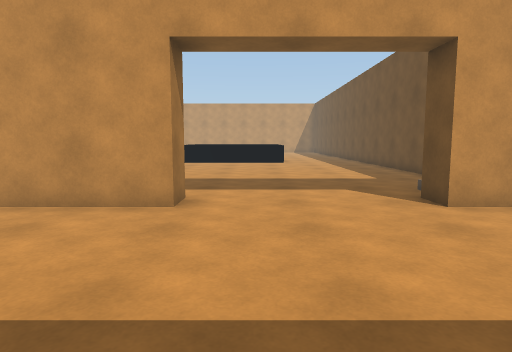
View 1 (above)

23 first-person views from a walk through a scene from a Unity 3-D project. The camera is 1.2 m above the floor, tilts 6° down and sees 75° across. The floor is counted in squares, 1 m on a side. Each view is taken from the middle of a square. On the plan, view 1 faces up. The plan holds only what a view shows up to about 14 squares ahead; the rest is blank. The place goes on beyond the plan. The player is left out. Some animated figures are not drawn. Door leaves are left out, so doorways stand open.

View 2
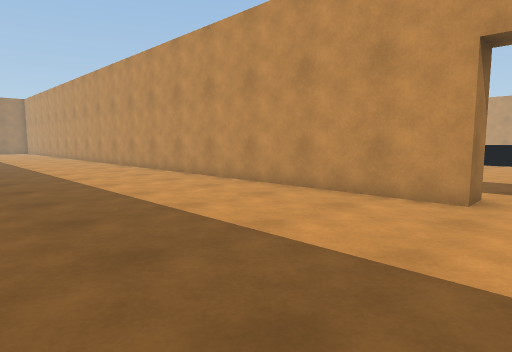

View 3
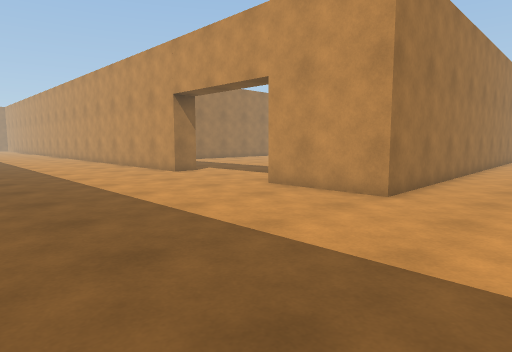

View 4
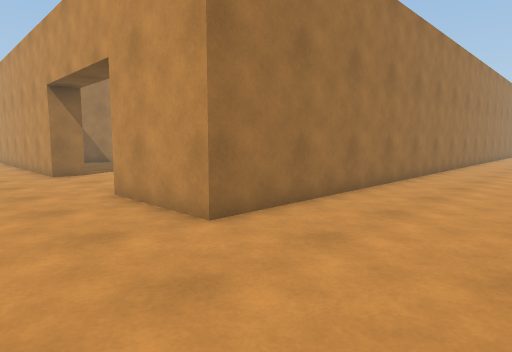

View 5
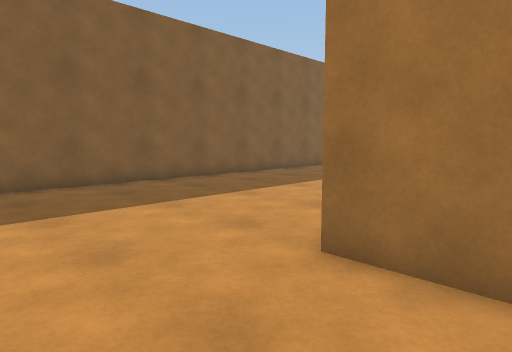

View 6
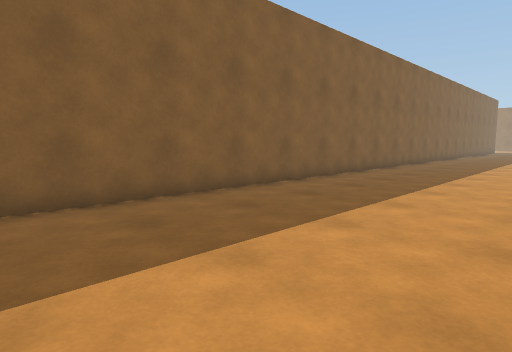

View 7
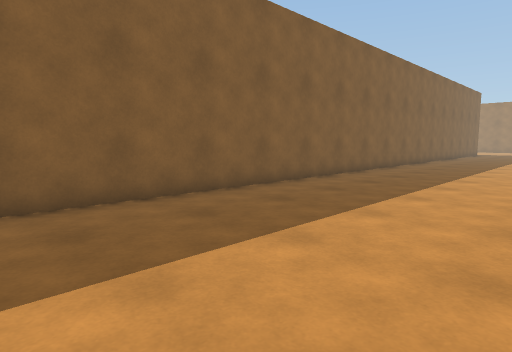

View 8
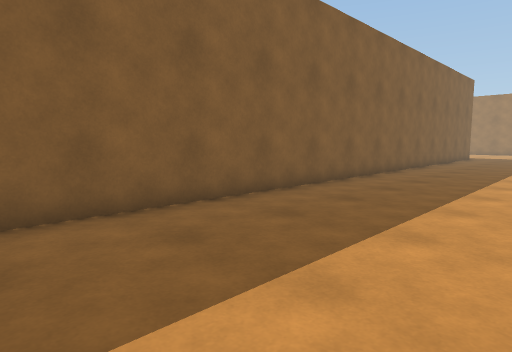

View 9
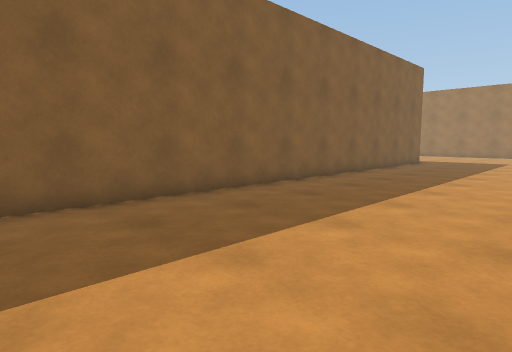

View 10
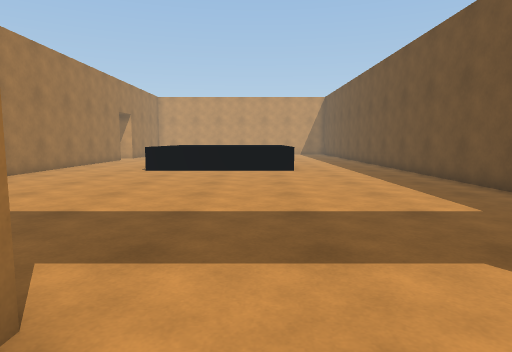

View 11
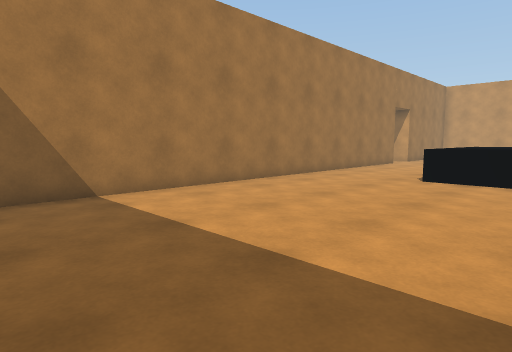

View 12
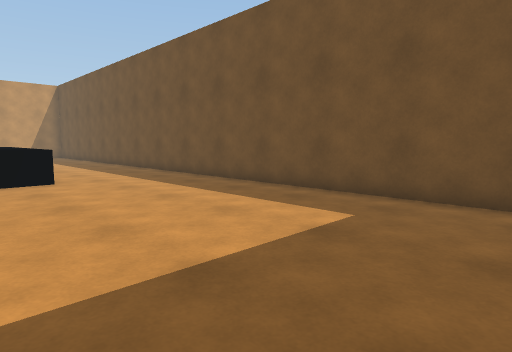

View 13
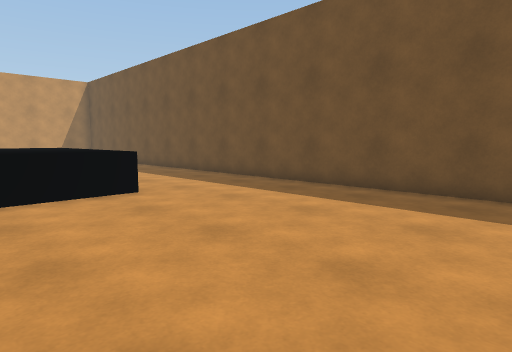

View 14
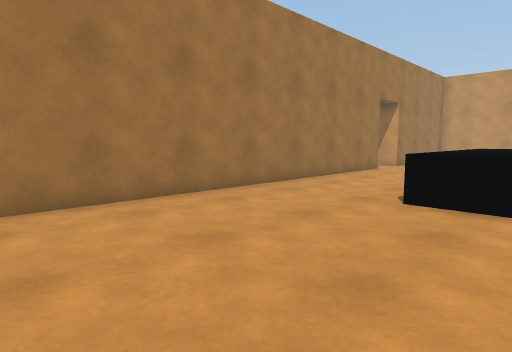

View 15
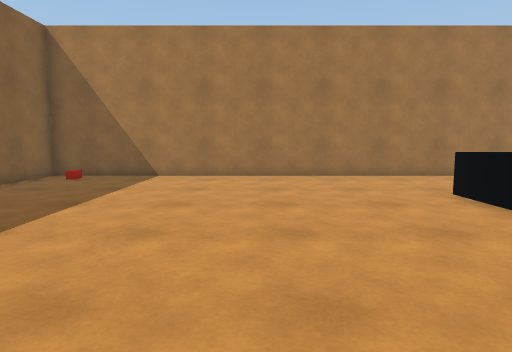

View 16
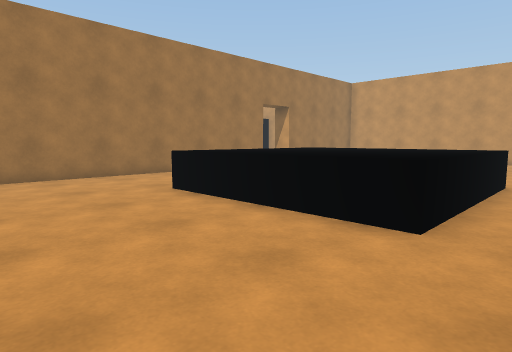

View 17
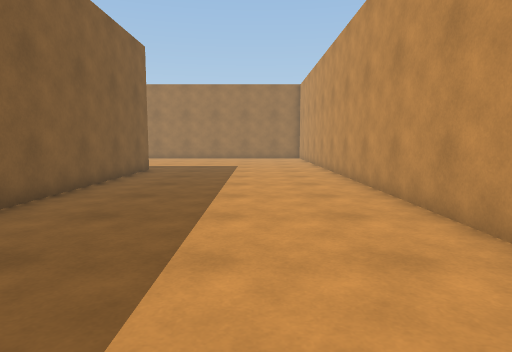

View 18
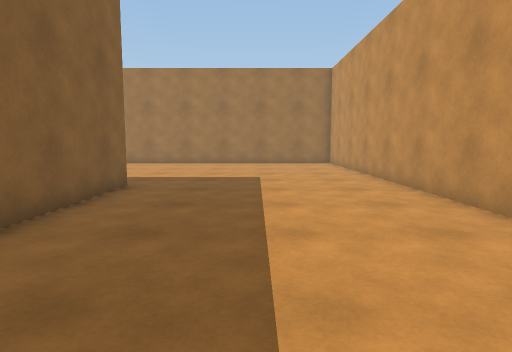

View 19
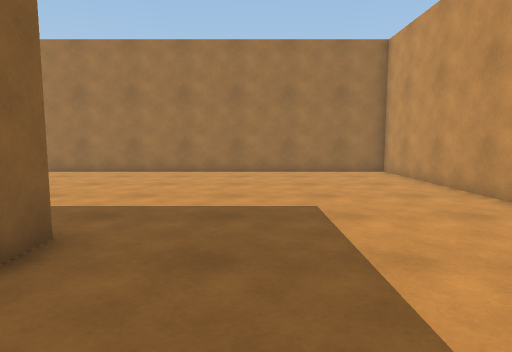

View 20
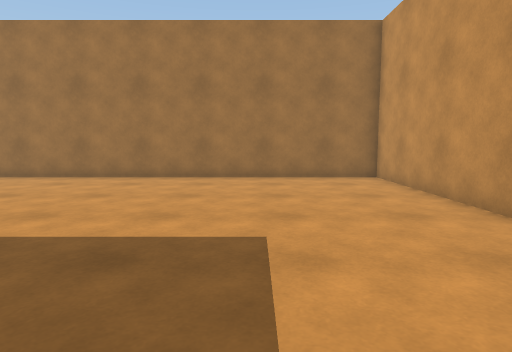

View 21
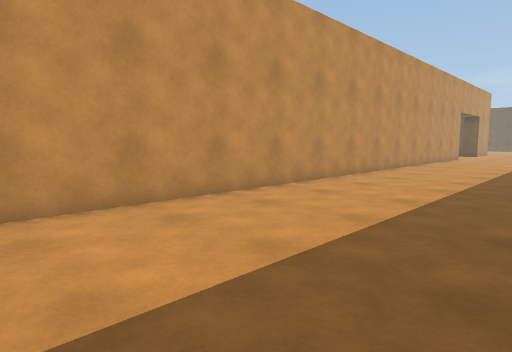

View 22
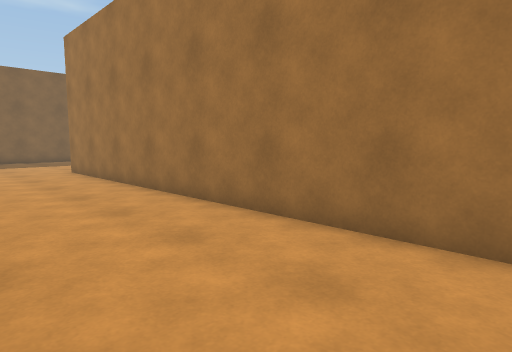

View 23
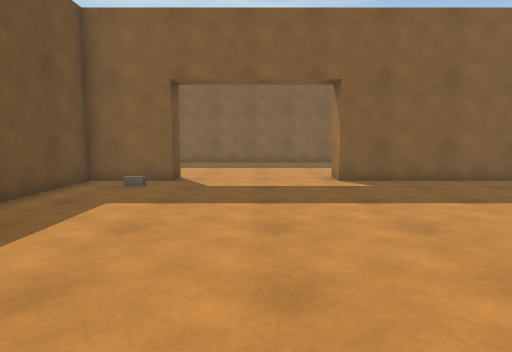

### Floor plan
Points are (right, up) in squares from view 1. A wall is a line through its corners. A room is listed if a view was taken in it or the views show most of it. See-through windows are left out.
Room 1 (views 1, 2, 3, 4, 5, 6, 7, 8, 9, 10, 17, 18, 19, 20, 21, 22)
walls: (-1.5, 6) (-37, 6) (-37, -4.5); (-28, -1.5) (10.2, -1.5); (7, 19.6) (7, 6) (3.5, 6)
ways out: open door at (1, 6.4) to room 2
Room 2 (views 11, 12, 13, 14, 15, 16, 23)
walls: (3.5, 7) (6, 7) (6, 21.5); (-8.5, 21.5) (-8.5, 7) (-1.5, 7)
low walls: (1.6, 18.5) (-4.5, 18.5); (1.5, 21.5) (1.5, 19.4)
ways out: open door at (1, 6.4) to room 1

Positions as (right, up) in squares from view 1, and headings:
1: (0, 0), facing up
2: (0, -1), facing up-left
3: (10, -1), facing up-left
4: (11, 3), facing up-left
5: (10, 8), facing down-left
6: (11, 5), facing down-left
7: (4, 5), facing down-left
8: (-3, 4), facing down-left
9: (-9, 5), facing down-left
10: (0, 5), facing up
11: (-1, 8), facing up-left
12: (-1, 8), facing up-right
13: (-2, 11), facing up-right
14: (-2, 12), facing up-left
15: (3, 14), facing left
16: (3, 14), facing up-left
17: (-14, 3), facing left
18: (-19, 2), facing left
19: (-24, 1), facing left
20: (-26, 2), facing left
21: (-26, 0), facing up-right
22: (11, 20), facing down-left
23: (1, 17), facing down
